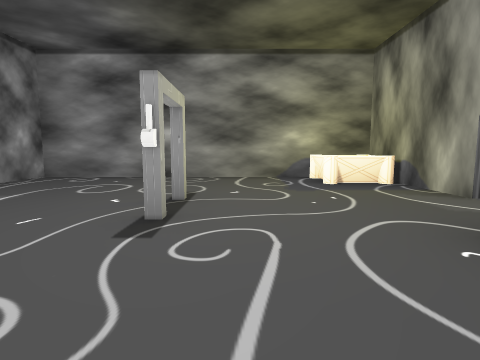
view 1 (above)

14 first-person views from a walk through a Unity game level. The camera is 1.2 m above the floor, tilts 6° down and sees 80° across. Doors are open. The floor is counted in squares, 2 m on a side. Each view is taken from the middle of a square. On the plan, view 1 faces up. The plan holds only what a view shows up to about 9 squares ahead; the rest is blank. The place goes on beyond the plan. The player is left out. Some surface patterns are stand-ins.

view 2
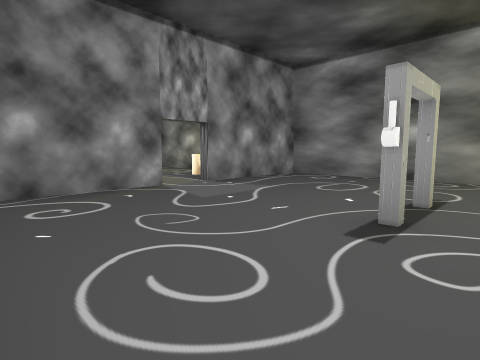

view 3
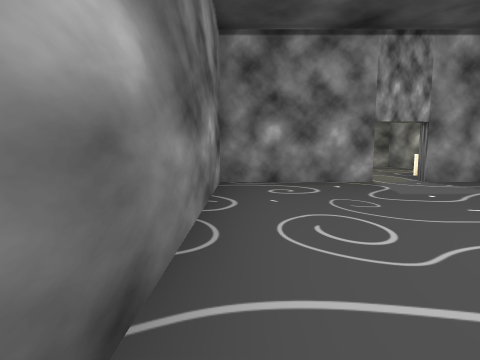

view 4
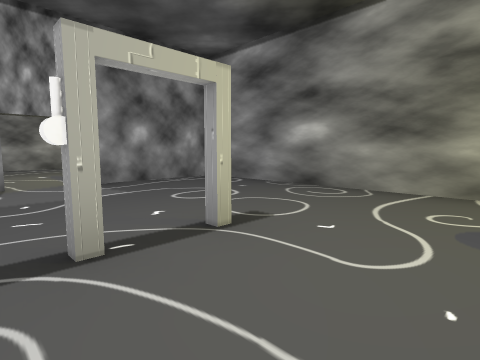

view 5
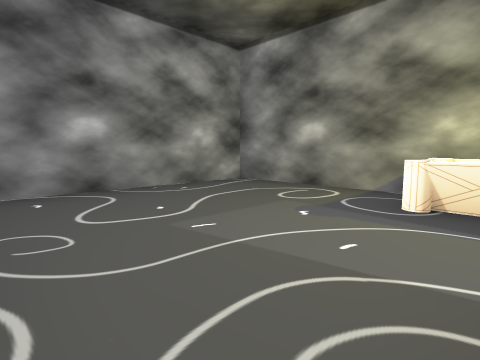

view 6
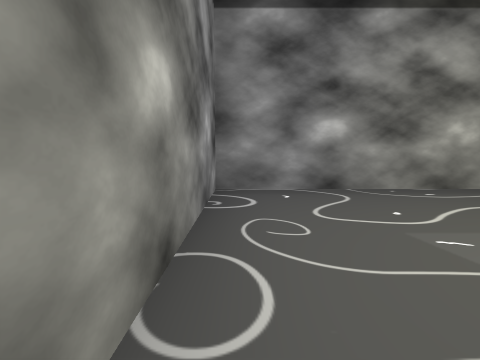

view 7
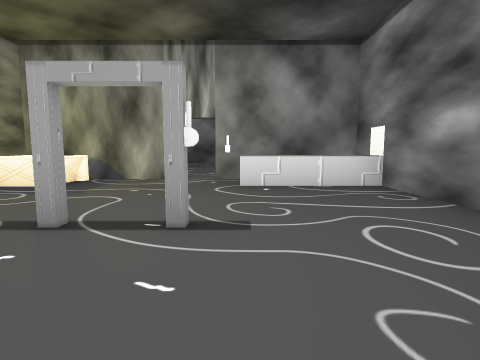

view 8
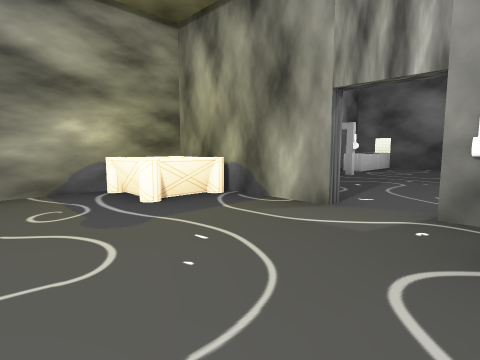

view 9
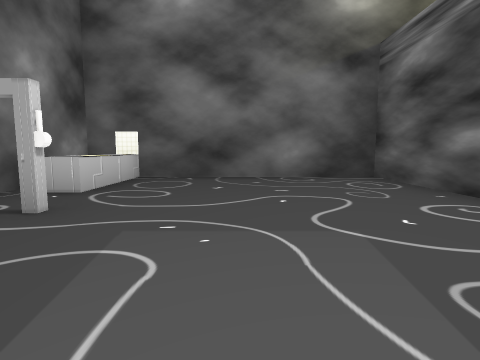

view 10
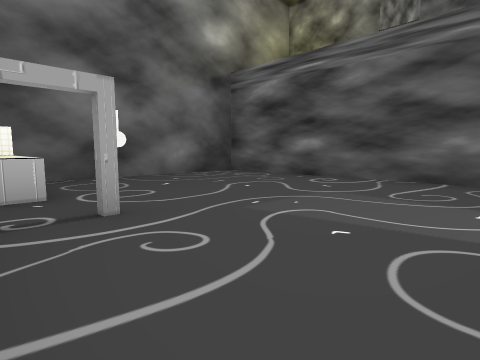

view 11
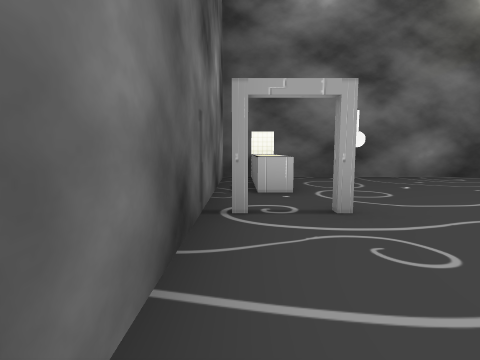

view 12
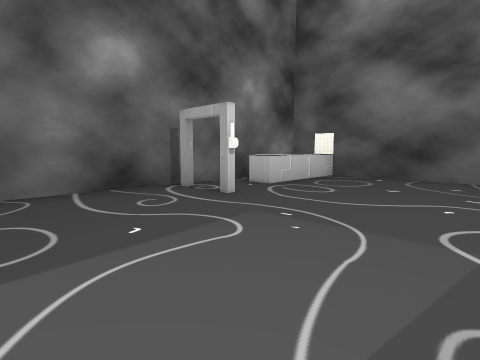

view 13
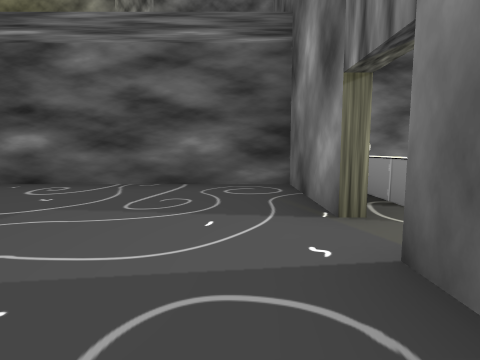

view 14
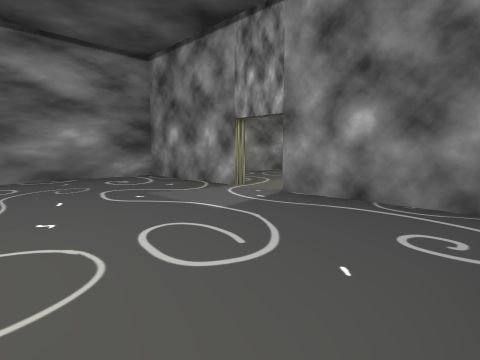

### Floor plan
Ten units are one square. View 1 is at (0, 0); x grows to the right and y downward. Boxes are objects, and circles mark ways between rooms. Rooms are numbered by the first view taken in them; rooms with no view inside come last. Other rooms are left out.
<svg viewBox="-99 -70 208 80">
<path fill="none" stroke="#000" d="M-44 -26 -44 4 29 4 29 -25M29 -34 29 -64 -44 -64 -44 -54M17 5 17 -20M-64 -54 -94 -54 -94 -6 -54 -6M31 -41 31 -35M31 -16 31 0 104 0 104 -64 44 -64M80 -51 80 -58M104 -54 80 -54M22 -20 22 -10"/>
<rect x="-65" y="-55" width="20" height="20" fill="#bbb"><title>other object</title></rect>
<rect x="15" y="-65" width="10" height="20" fill="#bbb"><title>other object</title></rect>
<rect x="25" y="-25" width="10" height="10" fill="#bbb"><title>other object</title></rect>
<rect x="65" y="-55" width="10" height="10" fill="#bbb"><title>other object</title></rect>
<circle cx="-45" cy="-30" r="3" fill="#2a7"/>
<circle cx="30" cy="-30" r="3" fill="#2a7"/>
<text x="-10" y="-30">1</text>
<text x="-70" y="-30">2</text>
<text x="70" y="-30">3</text>
</svg>
Room 1 opens to room 2. Room 1 opens to room 3.

Where each view was taken, in squares from view 1:
view 1: 0 up, 0 right, facing up
view 2: 0 up, 0 right, facing up-left
view 3: 0 up, 1 right, facing left
view 4: 2 up, 1 right, facing up-left
view 5: 1 up, 5 left, facing up-left
view 6: 1 up, 5 left, facing left
view 7: 2 up, 3 left, facing right
view 8: 2 up, 0 right, facing up-right
view 9: 3 up, 4 right, facing right
view 10: 6 up, 4 right, facing down-right
view 11: 6 up, 4 right, facing right
view 12: 2 up, 4 right, facing up-right
view 13: 5 up, 4 right, facing down
view 14: 6 up, 1 left, facing down-left
